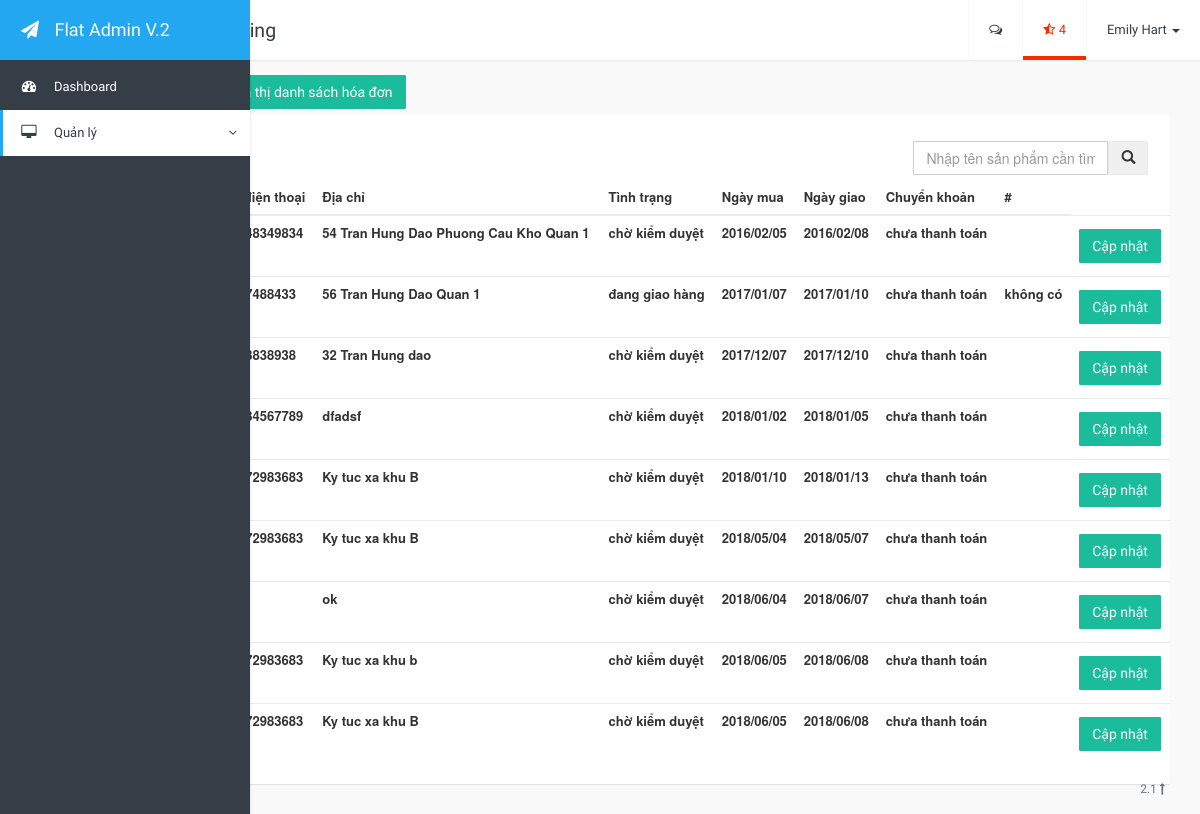
Page /PHP/weblazada/html/product_template.php?page=hoadon on the committed database.
### tables this page shows
CREATE TABLE HOADON(
	MAHD INT AUTO_INCREMENT,
	NGAYMUA TEXT,
	NGAYGIAO TEXT,
	TRANGTHAI VARCHAR(20),
	TENNGUOINHAN VARCHAR(50),
	SODT TEXT,
	DIACHI TEXT,
	CHUYENKHOAN BOOLEAN,
	MACHUYENKHOAN TEXT,
	TONGTIEN FLOAT,

	CONSTRAINT KHOACHINH_HOADON_MAHD PRIMARY KEY (MAHD)
);

### PHP/weblazada/html/page_product/hoadon.php (the view, shortened to what this page needs)
<div>
	<a class="btn-hienthithemhoadon btn btn-success">Thêm hóa đơn</a>
	<a class="btn-hienthidanhsachhoadon btn btn-success">Hiển thị danh sách hóa đơn</a>
</div>
<div class="hienthisanpham">
	<div class="card">
		<div class="col-right">
			<table class="timkiem">
				<tr>
					<td><input type="text" class="form-control" id="txt-timkiemsanpham" placeholder="Nhập tên sản phẩm cần tìm"/></td>
					<td><button id="btn-timkiemsanpham" class="btn btn-default"><i class="glyphicon glyphicon-search"></i></button></td>
				</tr>
			</table>
		</div>
		<table class="table">
			<thead>
				<tr>
					<th>
					</th>
					<th>
						Số điện thoại
					</th>
					<th>
						Địa chỉ
					</th>
					<th>
						Tình trạng
					</th>
					<th>
						Ngày mua
					</th>
					<th>
						Ngày giao
					</th>
					<th>
						Chuyển khoản
					</th>
					<th>
						#
					</th>
				</tr>
			</thead>
			<tbody>
				<?php LayDanhSachHoaDon() ?>
			</tbody>
		</table>
	</div>
</div>
<?php
	function LayDanhSachHoaDon(){
		global $conn;
		$truyvan = "SELECT * FROM hoadon LIMIT 0,10";
		$ketqua = mysqli_query($conn,$truyvan);
		if($ketqua){
			while ($dong = mysqli_fetch_array($ketqua)) {
				$chuyenkhoan = $dong["CHUYENKHOAN"] !=null && $dong["CHUYENKHOAN"] != '0' ? 'đã thanh toán' : 'chưa thanh toán';
				echo '<tr>';
				echo '<th data-tennguoinhan="'.$dong['TENNGUOINHAN'].'">'.$dong['TENNGUOINHAN'].'</th>';
				echo '<th data-sodt="'.$dong['SODT'].'">'.$dong['SODT'].'</th>';
				echo '<th data-diachi="'.$dong['DIACHI'].'">'.$dong['DIACHI'].'</th>';
				echo '<th data-tinhtrang="'.$dong['TRANGTHAI'].'">'.$dong['TRANGTHAI'].'</th>';
				echo '<th data-ngaymua="'.$dong['NGAYMUA'].'">'.$dong['NGAYMUA'].'</th>';
				echo '<th data-ngaygiao="'.$dong['NGAYGIAO'].'">'.$dong['NGAYGIAO'].'</th>';
				echo '<th data-chuyenkhoan="'.$dong['CHUYENKHOAN'].'">'.$chuyenkhoan.'</th>';
				echo '<th class="" data-machuyenkhoan="'.$dong['MACHUYENKHOAN'].'">'.$dong['MACHUYENKHOAN'].'</th>';
				echo '<th data-id="'.$dong['MAHD'].'"><a class="btn btn-success btn-capnhathoadon">Cập nhật</a></th>';
				echo '</tr>';
			}
		}
	}
?>

### PHP/weblazada/css/style.css (style rules this page uses)
html { height: 100%; }
body { padding-top: 0px; height: 100%; position: relative; font-size: 13px; }
* { outline: none; }
a { text-decoration: none; }
.navbar { z-index: 10001; padding-left: 60px; -webkit-transition: all 0.25s; transition: all 0.25s; }
.navbar .navbar-nav > li > a { font-family: 'Roboto Condensed', sans-serif; height: 60px; line-height: 60px; padding: 0px 20px 0px 20px; }
.app-container .content-container .side-menu { overflow-y: auto; z-index: 100000; position: fixed; width: 60px; height: 100%; -webkit-transition: all 0.25s; transition: all 0.25s; }
.app-container .content-container .side-menu .navbar-header { width: 100%; border-bottom: 0px solid #e7e7e7; }
.app-container .content-container .side-menu .navbar-header .navbar-brand { width: 455px; line-height: 60px; height: 60px; padding: 0; width: 100%; overflow: hidden; font-family: 'Roboto Condensed', sans-serif; }
.app-container .content-container .side-menu .navbar-header .navbar-brand .icon { width: 60px; text-align: center; display: inline-block; }
.app-container .content-container .side-menu .navbar-header .navbar-brand .title { margin-left: -10px; display: none; }
.app-container .content-container .side-menu .navbar { border: none; padding-left: 0px; }
.app-container .content-container .side-menu .navbar-nav li { display: block; width: 100%; overflow: hidden; }
.app-container .content-container .side-menu .navbar-nav li a { font-family: 'Roboto Condensed', sans-serif; padding: 0 10px 0 10px; height: 46px; line-height: 46px; display: block; white-space: nowrap; }
.app-container .content-container .side-menu .navbar-nav li a .icon { margin-left: 0px; width: 38px; text-align: center; font-size: 1.1em; display: inline-block; }
.app-container .content-container .side-menu .navbar-nav li a .title { width: 0px; white-space: nowrap; padding-left: 6px; display: none; }
.app-container .content-container .side-menu .navbar-nav li.dropdown { border: 0; margin-bottom: 0; border-radius: 0; box-shadow: none; }
.app-container .content-container .side-menu .navbar-nav li.dropdown > a:after { content: ""; position: absolute; right: 1em; }
.card { background-color: #FFF; border-radius: 1px; overflow: hidden; position: relative; }
.panel { border-radius: 1px; }
.btn { margin-top: 5px; margin-bottom: 5px; border-radius: 1px; border-width: 1px; font-family: 'Roboto Condensed', sans-serif; }
.form-control { border-radius: 1px; box-shadow: none; }

### PHP/weblazada/css/custom-style.css (style rules this page uses)
.col-right { float: right; margin: 2% 2% 0 0; }

### rows in the picture
hoadon: SODT "09048349834", DIACHI "54 Tran Hung Dao Phuong Cau Kho Quan 1", TRANGTHAI "chờ kiểm duyệt", NGAYMUA "2016/02/05", NGAYGIAO "2016/02/08", CHUYENKHOAN "chưa thanh toán"
hoadon: SODT "0907488433", DIACHI "56 Tran Hung Dao Quan 1", TRANGTHAI "đang giao hàng", NGAYMUA "2017/01/07", NGAYGIAO "2017/01/10", CHUYENKHOAN "chưa thanh toán", MACHUYENKHOAN "không có"
hoadon: SODT "0903838938", DIACHI "32 Tran Hung dao", TRANGTHAI "chờ kiểm duyệt", NGAYMUA "2017/12/07", NGAYGIAO "2017/12/10", CHUYENKHOAN "chưa thanh toán"
hoadon: SODT "01234567789", DIACHI "dfadsf", TRANGTHAI "chờ kiểm duyệt", NGAYMUA "2018/01/02", NGAYGIAO "2018/01/05", CHUYENKHOAN "chưa thanh toán"
hoadon: SODT "01672983683", DIACHI "Ky tuc xa khu B", TRANGTHAI "chờ kiểm duyệt", NGAYMUA "2018/01/10", NGAYGIAO "2018/01/13", CHUYENKHOAN "chưa thanh toán"
hoadon: SODT "01672983683", DIACHI "Ky tuc xa khu B", TRANGTHAI "chờ kiểm duyệt", NGAYMUA "2018/05/04", NGAYGIAO "2018/05/07", CHUYENKHOAN "chưa thanh toán"
hoadon: DIACHI "ok", TRANGTHAI "chờ kiểm duyệt", NGAYMUA "2018/06/04", NGAYGIAO "2018/06/07", CHUYENKHOAN "chưa thanh toán"
hoadon: SODT "01672983683", DIACHI "Ky tuc xa khu b", TRANGTHAI "chờ kiểm duyệt", NGAYMUA "2018/06/05", NGAYGIAO "2018/06/08", CHUYENKHOAN "chưa thanh toán"
hoadon: SODT "01672983683", DIACHI "Ky tuc xa khu B", TRANGTHAI "chờ kiểm duyệt", NGAYMUA "2018/06/05", NGAYGIAO "2018/06/08", CHUYENKHOAN "chưa thanh toán"
